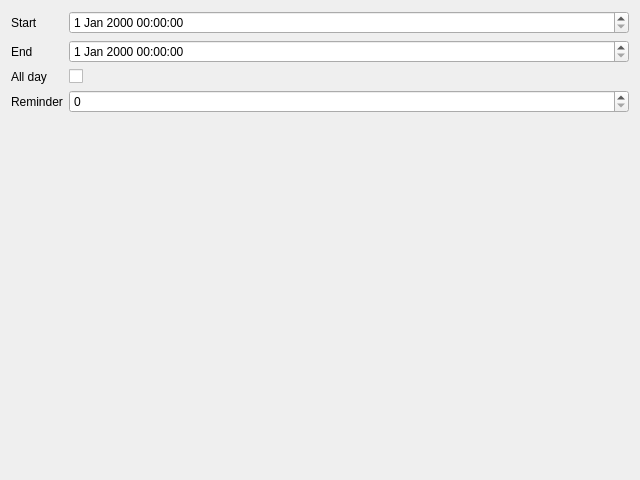
<?xml version="1.0" encoding="UTF-8"?>
<!-- SPDX-License-Identifier: MIT -->
<ui version="4.0">
 <class>ScheduleDialog</class>
 <widget class="QDialog" name="ScheduleDialog">
  <property name="geometry">
   <rect>
    <x>0</x>
    <y>0</y>
    <width>640</width>
    <height>480</height>
   </rect>
  </property>
  <property name="windowTitle">
   <string>Schedule</string>
  </property>
  <layout class="QFormLayout" name="formLayout">
   <item row="0" column="0">
    <widget class="QLabel" name="label_startEdit">
     <property name="text">
      <string>Start</string>
     </property>
     <property name="buddy">
      <cstring>startEdit</cstring>
     </property>
    </widget>
   </item>
   <item row="0" column="1">
    <widget class="QDateTimeEdit" name="startEdit"/>
   </item>
   <item row="1" column="0">
    <widget class="QLabel" name="label_endEdit">
     <property name="text">
      <string>End</string>
     </property>
     <property name="buddy">
      <cstring>endEdit</cstring>
     </property>
    </widget>
   </item>
   <item row="1" column="1">
    <widget class="QDateTimeEdit" name="endEdit"/>
   </item>
   <item row="2" column="0">
    <widget class="QLabel" name="label_allDayCheck">
     <property name="text">
      <string>All day</string>
     </property>
     <property name="buddy">
      <cstring>allDayCheck</cstring>
     </property>
    </widget>
   </item>
   <item row="2" column="1">
    <widget class="QCheckBox" name="allDayCheck"/>
   </item>
   <item row="3" column="0">
    <widget class="QLabel" name="label_reminderEdit">
     <property name="text">
      <string>Reminder</string>
     </property>
     <property name="buddy">
      <cstring>reminderEdit</cstring>
     </property>
    </widget>
   </item>
   <item row="3" column="1">
    <widget class="QSpinBox" name="reminderEdit"/>
   </item>
  </layout>
 </widget>
 <tabstops>
  <tabstop>startEdit</tabstop>
  <tabstop>endEdit</tabstop>
  <tabstop>allDayCheck</tabstop>
  <tabstop>reminderEdit</tabstop>
 </tabstops>
</ui>
